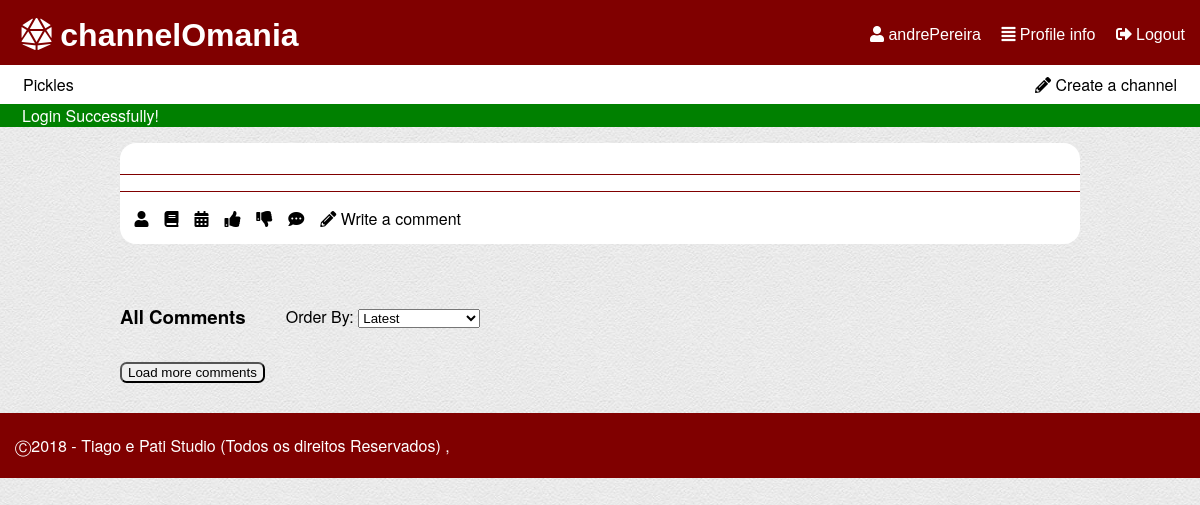
Before: /pages/story.php (signed in) with the older database file.
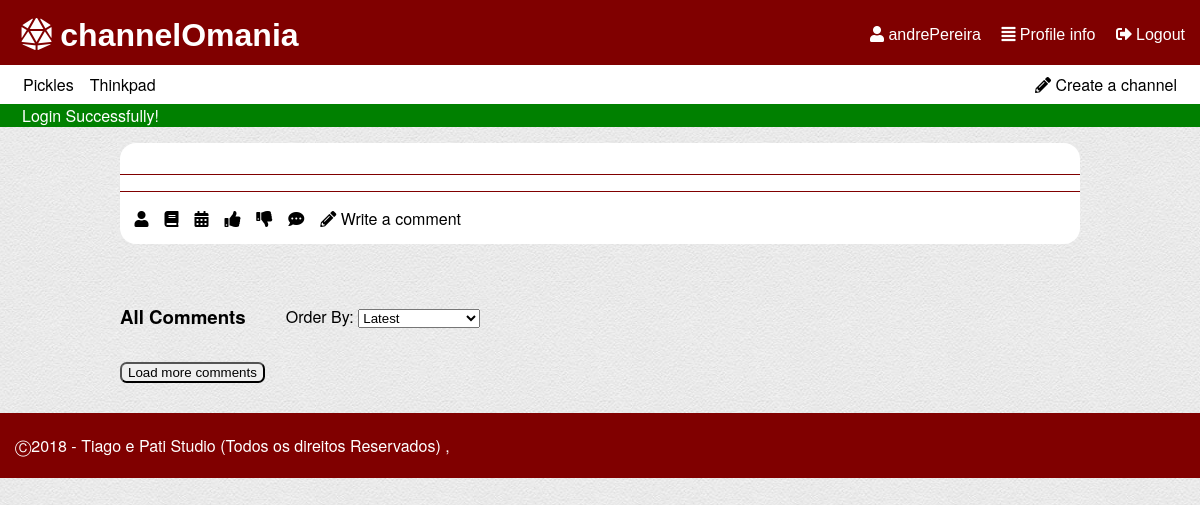
After: the same page with the newer database file.
### tables this page shows
CREATE TABLE "channel" (
	`ID`	INTEGER NOT NULL,
	`name`	TEXT NOT NULL CHECK(length(name) > 0 and length(name) < 30) UNIQUE,
	`coverImage`	TEXT,
	`author`	INTEGER NOT NULL,
	PRIMARY KEY(`ID`),
	FOREIGN KEY(`author`) REFERENCES `user`(`ID`) ON DELETE Cascade ON UPDATE No Action
);

### pages/story.php (called while the page is built, shortened)
<?php
  include_once('../database/db_list.php');
  include_once('../templates/tpl_common.php');
  include_once('../templates/tpl_story.php');
  $story = getStory($_GET['storyId']);
  draw_header($story['title']);
  draw_footer();
?>

### database/db_list.php (called while the page is built, shortened)
<?php
function listChannel($sort='') {
  switch($sort){
    case 'mActive':
      $order = 'n_stories DESC';
      break;
  }
  $db = Database::instance()->db();
  $stmt = $db->prepare('SELECT *,(SELECT COUNT(*) FROM story WHERE story.channel == channel.ID) AS n_stories,channel.ID as channelId FROM channel INNER JOIN user ON author=user.ID ORDER BY '.$order);
  $stmt->execute();
  return $stmt->fetchAll();
}
?>

### templates/tpl_common.php (the view, shortened to what this page needs)
<?php function draw_header($tabText = ""){
?>
<!DOCTYPE html>
<html lang="en-US">
  <head>
    <link href="../css/style.css" rel="stylesheet">
    <link href="../css/input.css" rel="stylesheet">
    <link href="../css/links.css" rel="stylesheet">
    <link rel="stylesheet" href="https://use.fontawesome.com/releases/v5.5.0/css/all.css">
  </head>
  <body>
    <header id="header">
      <?php if(isset($_SESSION['username'])){ ?>
        <div id='options'>
          <a href="../pages/profile.php"><i class="fas fa-user"></i> <?php echo($_SESSION['username']) ?></a>
          <a href="../pages/profile.php"><i class="fas fa-align-justify"></i> Profile info</a>
          <a href="../actions/action_logout.php"><i class="fas fa-sign-out-alt"></i> Logout</a>
        </div>
      <?php } ?>
      <h1><a href="mainpage.php"><i class="fas fa-dice-d20"></i> channelOmania</a></h1>
    </header>
    <?php if(isset($_SESSION['username'])){ ?>
    <div id="list_channels">
      <p><a href = "../pages/new_channel.php" ><i class="fas fa-pencil-alt"></i> Create a channel</a></p>
      <?php $channels = listChannel('mActive'); ?>
      <ul>
      <?php if(count($channels) > 5) { ?>
        <?php for ($i=0; $i < 5; $i++) { ?>
          <li><a href = "../pages/channel.php?channelId=<?php echo($channels[$i]['channelId']); ?>" ><?php echo($channels[$i]['name']); ?></a></li>
        <?php } ?>
          <li id="moreChannels"><a href = "../pages/all_channels.php" >More Channels</a></li>
      <?php } else { ?>
        <?php foreach($channels as $channel_list){ ?>
          <li><a href = "../pages/channel.php?channelId=<?php echo($channel_list['channelId']); ?>" ><?php echo($channel_list['name']); ?></a></li>
        <?php } ?>
      <?php } ?>
      </ul>
    </div>
    <?php } ?>
    <?php if (isset($_SESSION['messages'])) {?>
      <section id="messages">
        <?php foreach($_SESSION['messages'] as $message) { ?>
          <div class="<?=$message['type']?>"><?=$message['content']?></div>
        <?php } ?>
      </section>
    <?php unset($_SESSION['messages']); } ?>
<?php } ?>
<?php function draw_footer(){
  ?>
  <footer class="footer">
    <p>	&#9400;2018 - Tiago e Pati Studio (Todos os direitos Reservados) ,</p>
  </footer>
</body>
</html>
<?php }
 ?>

Changed rows visible on the page:
added channel: name "Thinkpad"
